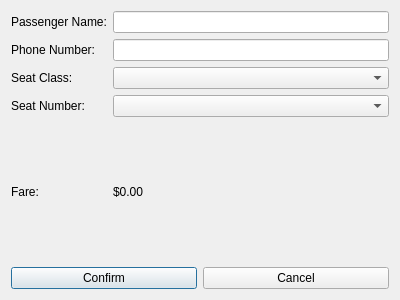
<?xml version="1.0" encoding="UTF-8"?>
<ui version="4.0">
 <class>TicketDialog</class>
 <widget class="QDialog" name="TicketDialog">
  <property name="geometry">
   <rect>
    <x>0</x>
    <y>0</y>
    <width>400</width>
    <height>300</height>
   </rect>
  </property>
  <property name="windowTitle">
   <string>Book Ticket</string>
  </property>
  <layout class="QGridLayout" name="gridLayout">
   <item row="0" column="0">
    <widget class="QLabel" name="label">
     <property name="text">
      <string>Passenger Name:</string>
     </property>
    </widget>
   </item>
   <item row="0" column="1">
    <widget class="QLineEdit" name="passengerNameEdit"/>
   </item>
   <item row="1" column="0">
    <widget class="QLabel" name="label_2">
     <property name="text">
      <string>Phone Number:</string>
     </property>
    </widget>
   </item>
   <item row="1" column="1">
    <widget class="QLineEdit" name="phoneNumberEdit"/>
   </item>
   <item row="2" column="0">
    <widget class="QLabel" name="label_3">
     <property name="text">
      <string>Seat Class:</string>
     </property>
    </widget>
   </item>
   <item row="2" column="1">
    <widget class="QComboBox" name="seatClassCombo"/>
   </item>
   <item row="3" column="0">
    <widget class="QLabel" name="label_4">
     <property name="text">
      <string>Seat Number:</string>
     </property>
    </widget>
   </item>
   <item row="3" column="1">
    <widget class="QComboBox" name="seatNumberCombo"/>
   </item>
   <item row="4" column="0">
    <widget class="QLabel" name="label_5">
     <property name="text">
      <string>Fare:</string>
     </property>
    </widget>
   </item>
   <item row="4" column="1">
    <widget class="QLabel" name="fareLabel">
     <property name="text">
      <string>$0.00</string>
     </property>
    </widget>
   </item>
   <item row="5" column="0" colspan="2">
    <layout class="QHBoxLayout" name="horizontalLayout">
     <item>
      <widget class="QPushButton" name="confirmButton">
       <property name="text">
        <string>Confirm</string>
       </property>
      </widget>
     </item>
     <item>
      <widget class="QPushButton" name="cancelButton">
       <property name="text">
        <string>Cancel</string>
       </property>
      </widget>
     </item>
    </layout>
   </item>
  </layout>
 </widget>
 <resources/>
 <connections/>
</ui> 
